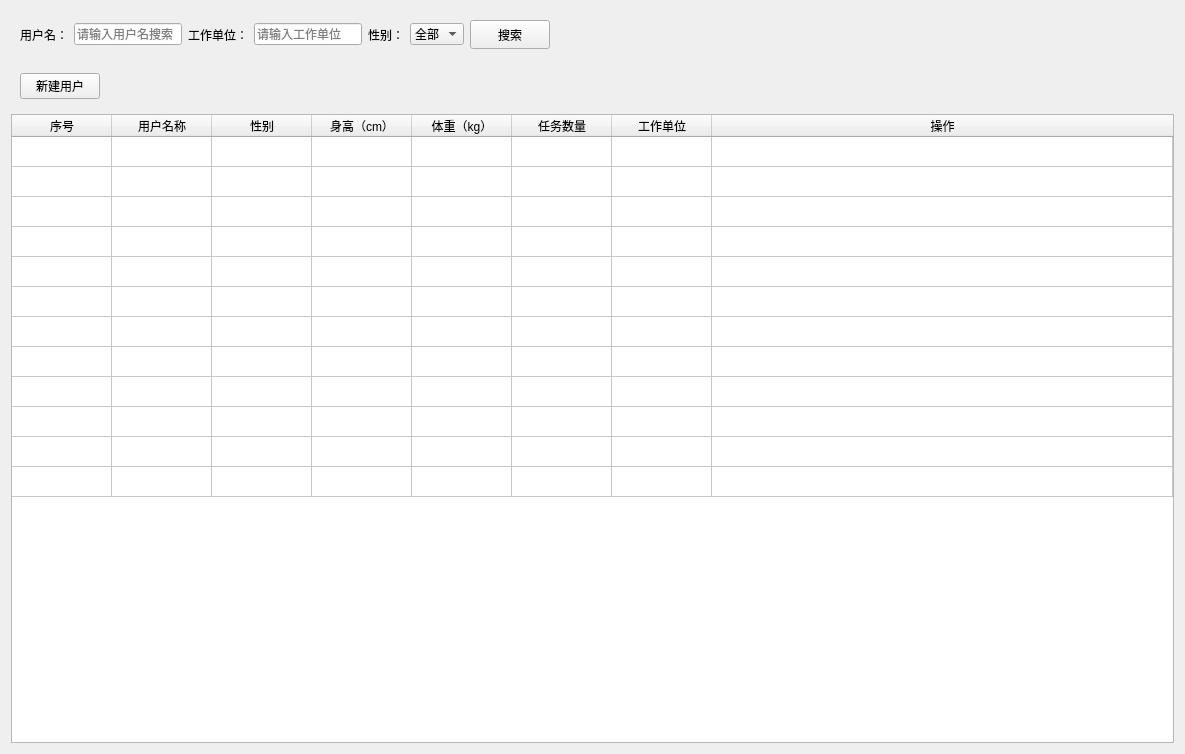
<?xml version="1.0" encoding="UTF-8"?>
<ui version="4.0">
 <class>UserManagementWidget</class>
 <widget class="QWidget" name="UserManagementWidget">
  <property name="geometry">
   <rect>
    <x>0</x>
    <y>0</y>
    <width>1185</width>
    <height>754</height>
   </rect>
  </property>
  <property name="windowTitle">
   <string>Form</string>
  </property>
  <layout class="QVBoxLayout" name="verticalLayout">
   <item>
    <widget class="QWidget" name="widget" native="true">
     <layout class="QHBoxLayout" name="horizontalLayout">
      <item>
       <widget class="QLabel" name="label_3">
        <property name="text">
         <string>用户名：</string>
        </property>
       </widget>
      </item>
      <item>
       <widget class="QLineEdit" name="lineEdit">
        <property name="sizePolicy">
         <sizepolicy hsizetype="Fixed" vsizetype="Fixed">
          <horstretch>0</horstretch>
          <verstretch>0</verstretch>
         </sizepolicy>
        </property>
        <property name="placeholderText">
         <string>请输入用户名搜索</string>
        </property>
       </widget>
      </item>
      <item>
       <widget class="QLabel" name="label_2">
        <property name="text">
         <string>工作单位：</string>
        </property>
       </widget>
      </item>
      <item>
       <widget class="QLineEdit" name="lineEdit_2">
        <property name="sizePolicy">
         <sizepolicy hsizetype="Fixed" vsizetype="Fixed">
          <horstretch>0</horstretch>
          <verstretch>0</verstretch>
         </sizepolicy>
        </property>
        <property name="placeholderText">
         <string>请输入工作单位</string>
        </property>
       </widget>
      </item>
      <item>
       <widget class="QLabel" name="label">
        <property name="text">
         <string>性别：</string>
        </property>
       </widget>
      </item>
      <item>
       <widget class="QComboBox" name="comboBox">
        <item>
         <property name="text">
          <string>全部</string>
         </property>
        </item>
       </widget>
      </item>
      <item>
       <widget class="QPushButton" name="pushButton">
        <property name="minimumSize">
         <size>
          <width>0</width>
          <height>29</height>
         </size>
        </property>
        <property name="text">
         <string>搜索</string>
        </property>
       </widget>
      </item>
      <item>
       <spacer name="horizontalSpacer">
        <property name="orientation">
         <enum>Qt::Orientation::Horizontal</enum>
        </property>
        <property name="sizeHint" stdset="0">
         <size>
          <width>569</width>
          <height>20</height>
         </size>
        </property>
       </spacer>
      </item>
     </layout>
    </widget>
   </item>
   <item>
    <widget class="QWidget" name="widget_2" native="true">
     <layout class="QHBoxLayout" name="horizontalLayout_2">
      <item>
       <widget class="QPushButton" name="pushButton_2">
        <property name="text">
         <string>新建用户</string>
        </property>
       </widget>
      </item>
      <item>
       <spacer name="horizontalSpacer_2">
        <property name="orientation">
         <enum>Qt::Orientation::Horizontal</enum>
        </property>
        <property name="sizeHint" stdset="0">
         <size>
          <width>1065</width>
          <height>20</height>
         </size>
        </property>
       </spacer>
      </item>
     </layout>
    </widget>
   </item>
   <item>
    <widget class="QTableWidget" name="tableWidget">
     <attribute name="horizontalHeaderDefaultSectionSize">
      <number>100</number>
     </attribute>
     <attribute name="horizontalHeaderStretchLastSection">
      <bool>true</bool>
     </attribute>
     <attribute name="verticalHeaderVisible">
      <bool>false</bool>
     </attribute>
     <row>
      <property name="text">
       <string>新建行</string>
      </property>
     </row>
     <row>
      <property name="text">
       <string>新建行</string>
      </property>
     </row>
     <row>
      <property name="text">
       <string>新建行</string>
      </property>
     </row>
     <row>
      <property name="text">
       <string>新建行</string>
      </property>
     </row>
     <row>
      <property name="text">
       <string>新建行</string>
      </property>
     </row>
     <row>
      <property name="text">
       <string>新建行</string>
      </property>
     </row>
     <row>
      <property name="text">
       <string>新建行</string>
      </property>
     </row>
     <row>
      <property name="text">
       <string>新建行</string>
      </property>
     </row>
     <row>
      <property name="text">
       <string>新建行</string>
      </property>
     </row>
     <row>
      <property name="text">
       <string>新建行</string>
      </property>
     </row>
     <row>
      <property name="text">
       <string>新建行</string>
      </property>
     </row>
     <row>
      <property name="text">
       <string>新建行</string>
      </property>
     </row>
     <column>
      <property name="text">
       <string>序号</string>
      </property>
     </column>
     <column>
      <property name="text">
       <string>用户名称</string>
      </property>
     </column>
     <column>
      <property name="text">
       <string>性别</string>
      </property>
     </column>
     <column>
      <property name="text">
       <string>身高（cm）</string>
      </property>
     </column>
     <column>
      <property name="text">
       <string>体重（kg）</string>
      </property>
     </column>
     <column>
      <property name="text">
       <string>任务数量</string>
      </property>
     </column>
     <column>
      <property name="text">
       <string>工作单位</string>
      </property>
     </column>
     <column>
      <property name="text">
       <string>操作</string>
      </property>
     </column>
    </widget>
   </item>
  </layout>
 </widget>
 <resources/>
 <connections/>
</ui>
